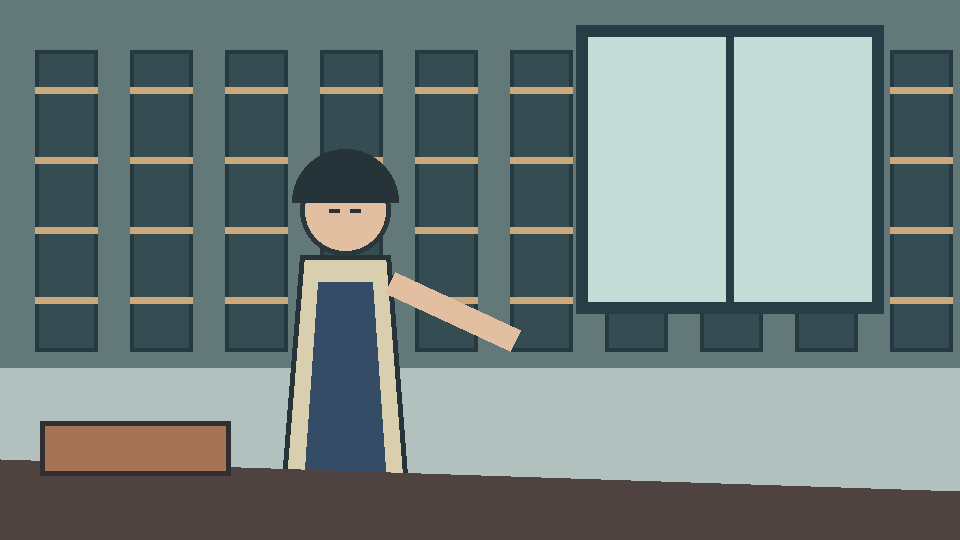
#> input picture examples/library/shots/shot_001/master.png, 960 x 540 px
$ python -i render_simple_comic_preview.py   (imports and definitions only)
#> lines starting #> are read from the running program, lines starting #| are printed output that depends on the picture; after the words box and inside, x2 and y2 are one past the last pixel; in counts of white or black regions, pixels touching at a corner belong together
"""Render a short simple-comic preview from existing master shots.

The renderer keeps the approved master as the visual source of truth, but it
also accepts small, aligned face variants for speech and blinking.  The old
preview used those variants; the first simple-comic preview accidentally
reduced every shot to one repeated still.  ``simple_comic_motion.json`` makes
the local acting explicit again without adding camera motion or regenerating
the approved artwork.
"""
from __future__ import annotations

import argparse
import json
import shutil
import subprocess
import tempfile
from pathlib import Path

import cv2
import numpy as np


FPS = 24


def _safe_path(path: Path) -> str:
    """Return a path suitable for FFmpeg's subtitles filter on Windows."""
    return str(path.resolve()).replace("\\", "/").replace(":", r"\:").replace("'", r"\'")


# [6 lines left out: function _ass_time, not called in this run]


def _stylize(source: Path, destination: Path) -> None:
#> called with destination = 'out.png'
    image = cv2.imread(str(source), cv2.IMREAD_COLOR)
#> image is the input picture: shape (540, 960, 3); mean B, G, R 126.9, 128.2, 114.8
    if image is None:
        raise FileNotFoundError(f"Unable to read master image: {source}")

    # Keep the original composition and characters, while moving the finish
    # toward a clean flat-color comic: denoise gradients, quantize colors, and
    # draw a restrained dark ink contour.
    smooth = cv2.bilateralFilter(image, 9, 75, 75)
    hsv = cv2.cvtColor(smooth, cv2.COLOR_BGR2HSV)
#> hsv: shape (540, 960, 3); mean H, S, V 76.4, 56.7, 134.1
    hsv[:, :, 1] = np.clip(hsv[:, :, 1].astype(np.float32) * 1.08, 0, 255).astype(np.uint8)
#> hsv: shape (540, 960, 3); mean H, S, V 76.4, 60.8, 134.1
    flat = cv2.cvtColor(hsv, cv2.COLOR_HSV2BGR)
    levels = 28
    flat = np.clip((flat // levels) * levels + levels // 2, 0, 255).astype(np.uint8)

    gray = cv2.cvtColor(smooth, cv2.COLOR_BGR2GRAY)
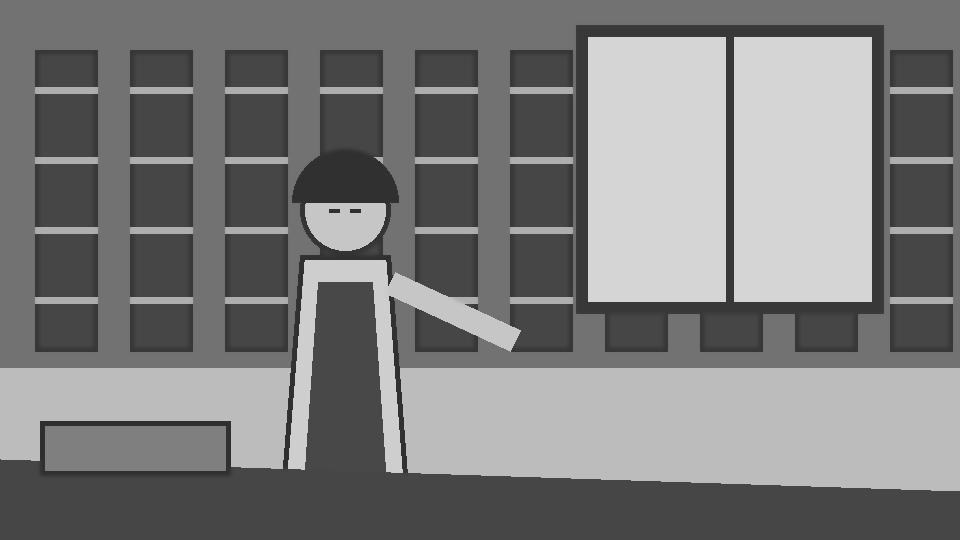
#> gray: shape (540, 960); min 47, max 213, mean 124.1
    edges = cv2.Canny(gray, 70, 155)
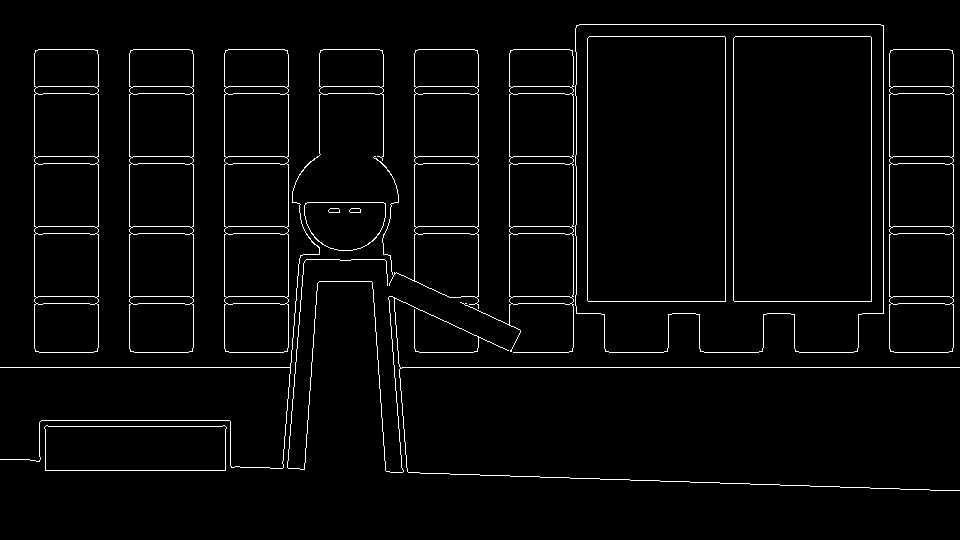
#> edges: shape (540, 960); 2.9% white in thin lines or dots, all inside (x1, y1, x2, y2) = (0, 24, 960, 491)
    edges = cv2.dilate(edges, np.ones((2, 2), np.uint8), iterations=1)
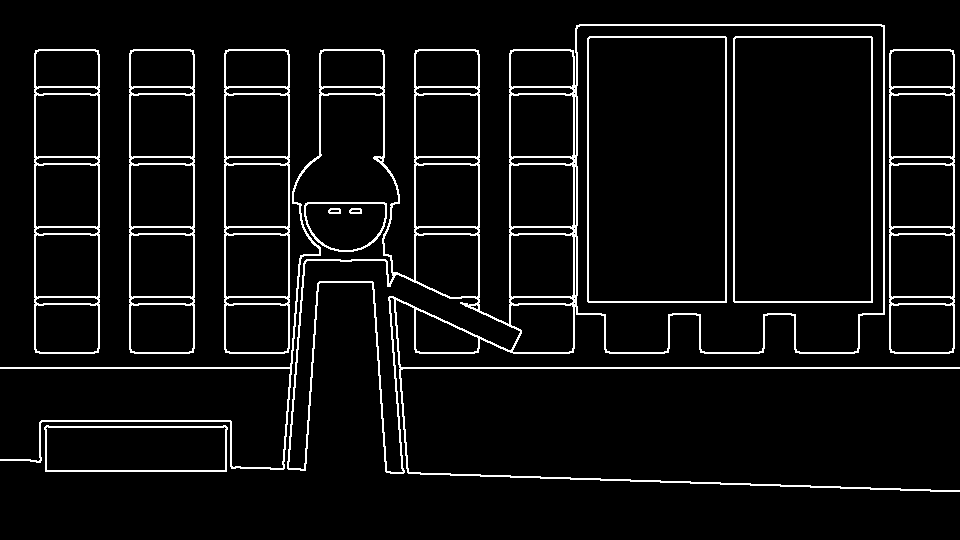
#> edges: shape (540, 960); 5.9% white in thin lines or dots, all inside (x1, y1, x2, y2) = (0, 24, 960, 492)
    flat[edges > 0] = (22, 22, 22)
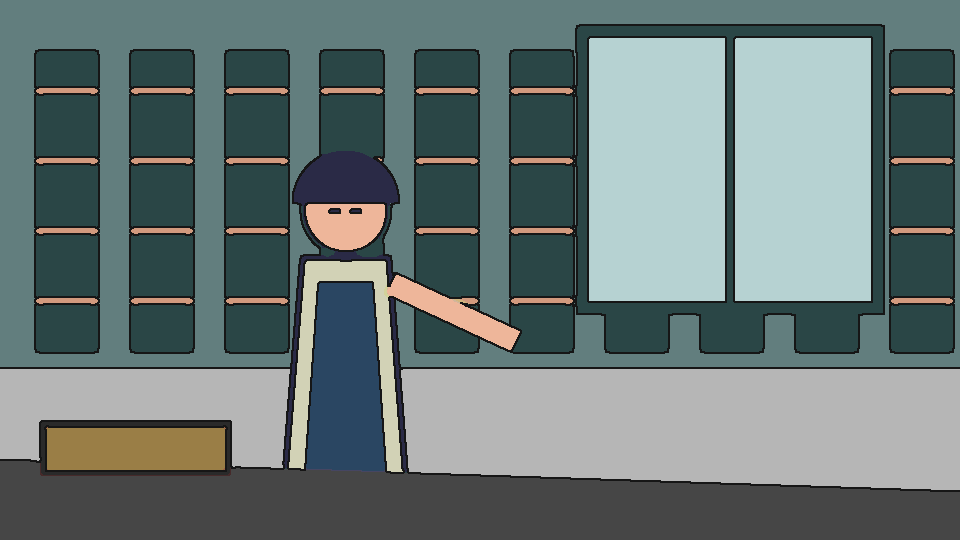
#> flat: shape (540, 960, 3); mean B, G, R 119.2, 120.1, 105.1

#> (the run stopped early here; a loop or call above may not have finished)
